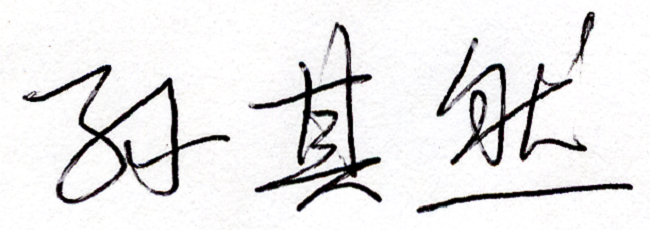
#> input picture Train_Test/ch_15_013.PNG, 650 x 230 px
$ jupyter execute tst.ipynb
#> lines starting #> are read from the running program, lines starting #| are printed output that depends on the picture
[cell 1]
import os
import numpy as np
import cv2
from matplotlib import pyplot as plt
import scipy.io as sio
import sys
import numpy as np
import platform
import statistics
import time

input1 = "ch_15_013.PNG"
input2 = "ch_17_013.PNG"

def apply_FAST(source):
#> called with source = 'ch_15_013.PNG'
    img = cv2.imread(source,0)
#> img: shape (230, 650); min 0, max 255, mean 230.6
    fast = cv2.FastFeatureDetector_create()
    kp = fast.detect(img,None)
#> kp = 1018 keypoints; strongest (x, y, size): (478, 96, 7), (497, 129, 7), (93, 136, 7), (571, 80, 7)


    freakExtractor = cv2.xfeatures2d.FREAK_create()
    kp1,des1= freakExtractor.compute(img,kp)
#> kp1 = 965 keypoints; strongest (x, y, size): (478, 96, 7), (497, 129, 7), (93, 136, 7), (571, 80, 7)
    print(len(kp1))
#| 965
    return kp1, des1


t = time.time()
k1, d1 = apply_FAST(input1)
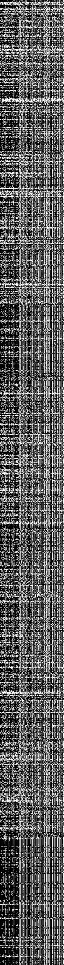
#> d1: shape (965, 64); min 0, max 255, mean 94.3
#> k1 has the same summary as kp1 in apply_FAST
elapsed = time.time() - t
print("Time elapsed : " + str(elapsed))


$ run again, with Train_Test/001_01.PNG copied over Train_Test/ch_15_013.PNG
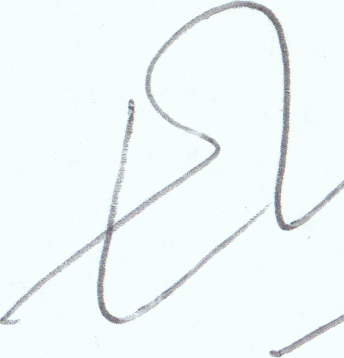
#> input picture Train_Test/001_01.PNG, 344 x 358 px
#> kp = 831 keypoints; strongest (x, y, size): (130, 100, 7), (270, 351, 7), (288, 223, 7), (214, 147, 7)
#> kp1 = 673 keypoints; strongest (x, y, size): (130, 100, 7), (288, 223, 7), (214, 147, 7), (219, 148, 7)
#| 673
#> `k1, d1 = apply_FAST(input1)`:
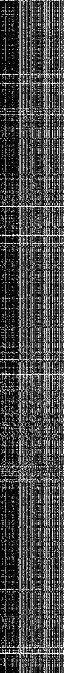
#> d1: shape (673, 64); min 0, max 255, mean 71.3
#> k1 has the same summary as kp1 in apply_FAST

$ run again, with Train_Test/01_017.png copied over Train_Test/ch_15_013.PNG
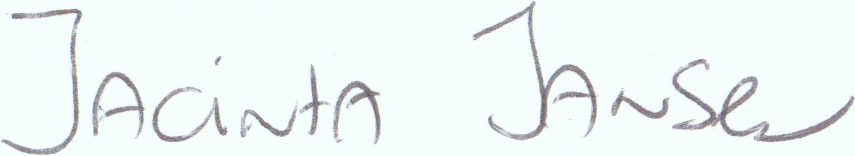
#> input picture Train_Test/01_017.png, 855 x 156 px
#> kp = 1011 keypoints; strongest (x, y, size): (224, 134, 7), (13, 16, 7), (709, 116, 7), (361, 91, 7)
#> kp1 = 797 keypoints; strongest (x, y, size): (709, 116, 7), (361, 91, 7), (219, 57, 7), (613, 114, 7)
#| 797
#> `k1, d1 = apply_FAST(input1)`:
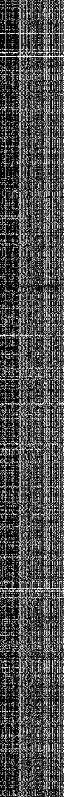
#> d1: shape (797, 64); min 0, max 255, mean 77
#> k1 has the same summary as kp1 in apply_FAST

$ run again, with Train_Test/13_035.PNG copied over Train_Test/ch_15_013.PNG
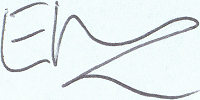
#> input picture Train_Test/13_035.PNG, 200 x 100 px
#> kp = 253 keypoints; strongest (x, y, size): (12, 41, 7), (43, 30, 7), (5, 9, 7), (55, 65, 7)
#> kp1 = 131 keypoints; strongest (x, y, size): (43, 30, 7), (55, 65, 7), (48, 61, 7), (89, 73, 7)
#| 131
#> `k1, d1 = apply_FAST(input1)`:
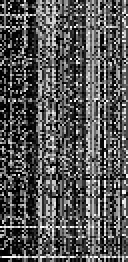
#> d1: shape (131, 64) (shown 2 times larger); min 0, max 255, mean 85.7
#> k1 has the same summary as kp1 in apply_FAST
